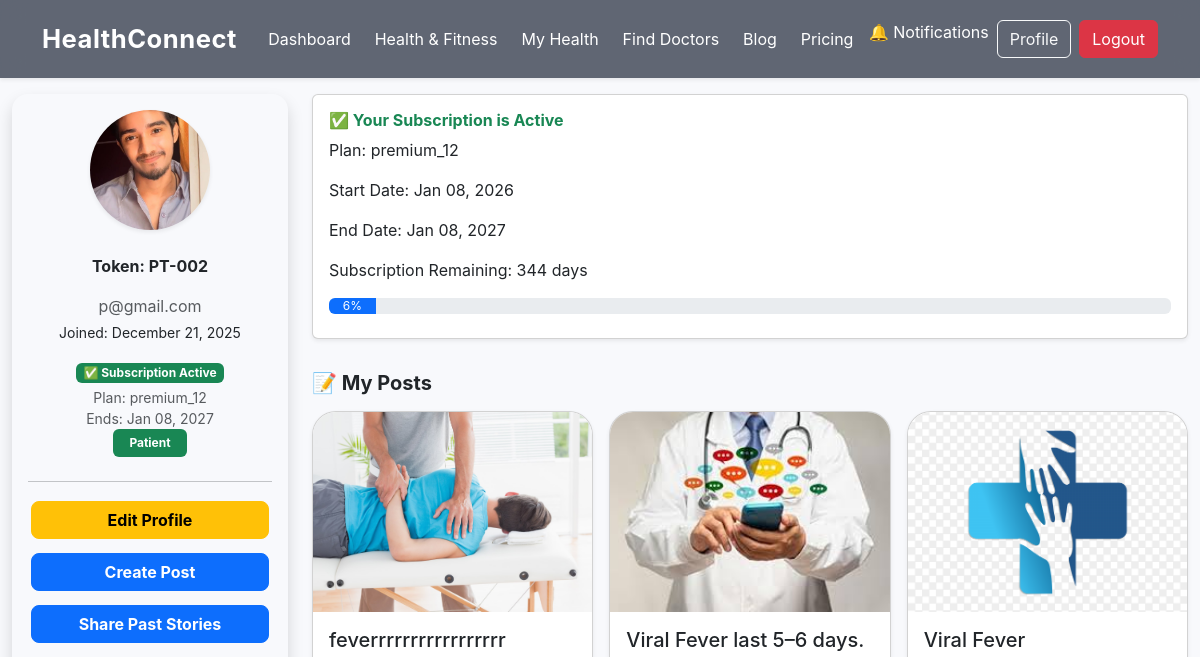
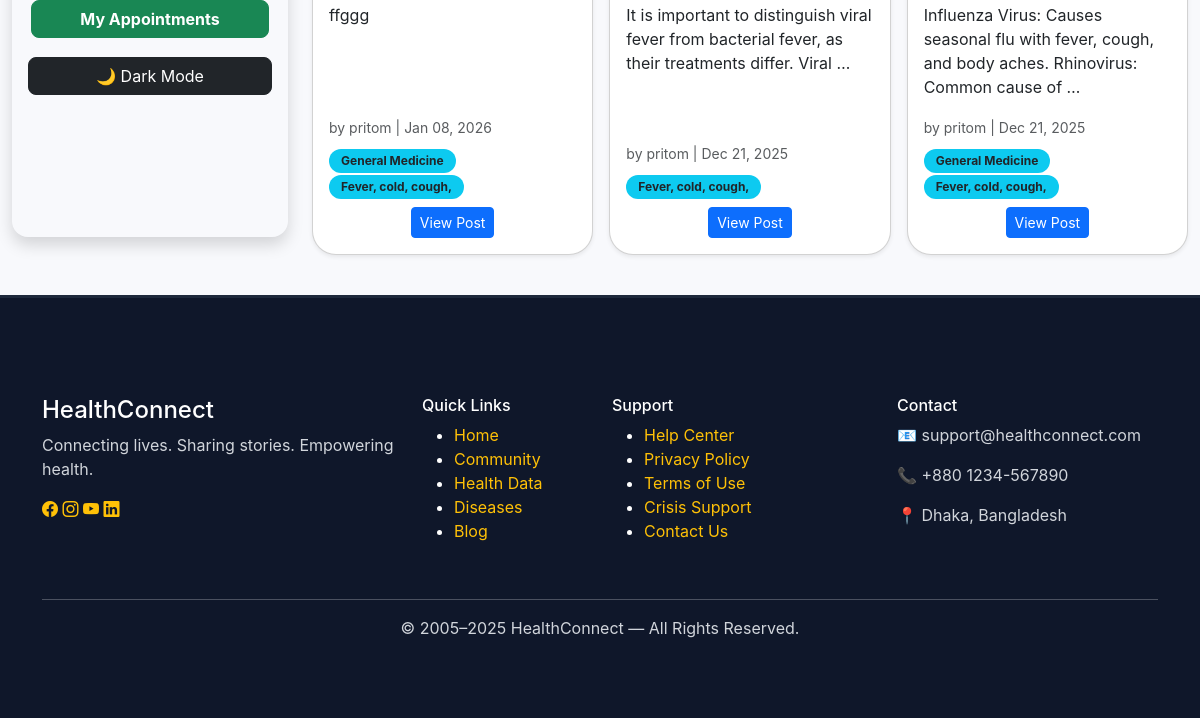
Before: /accounts/profile/ (signed in) with the older database file (2 pictures, top to bottom).
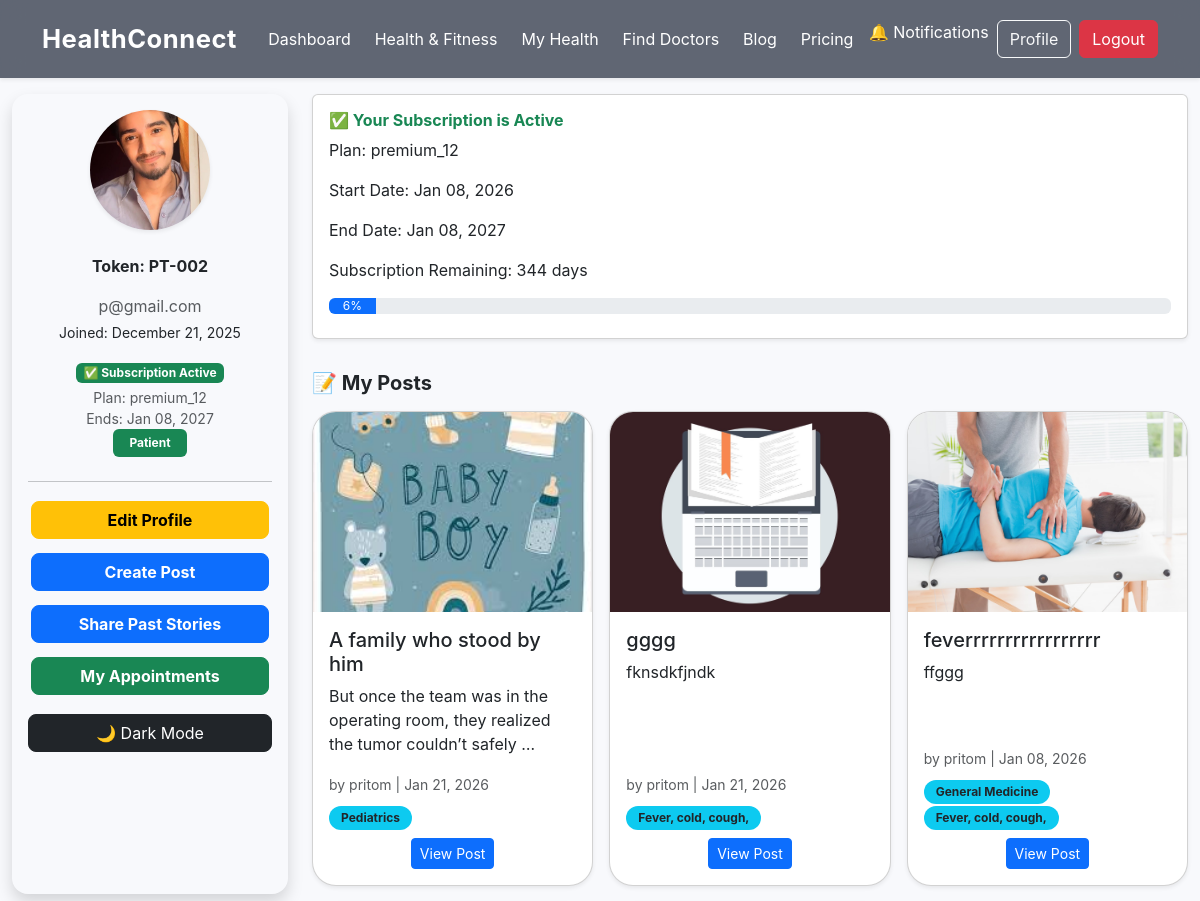
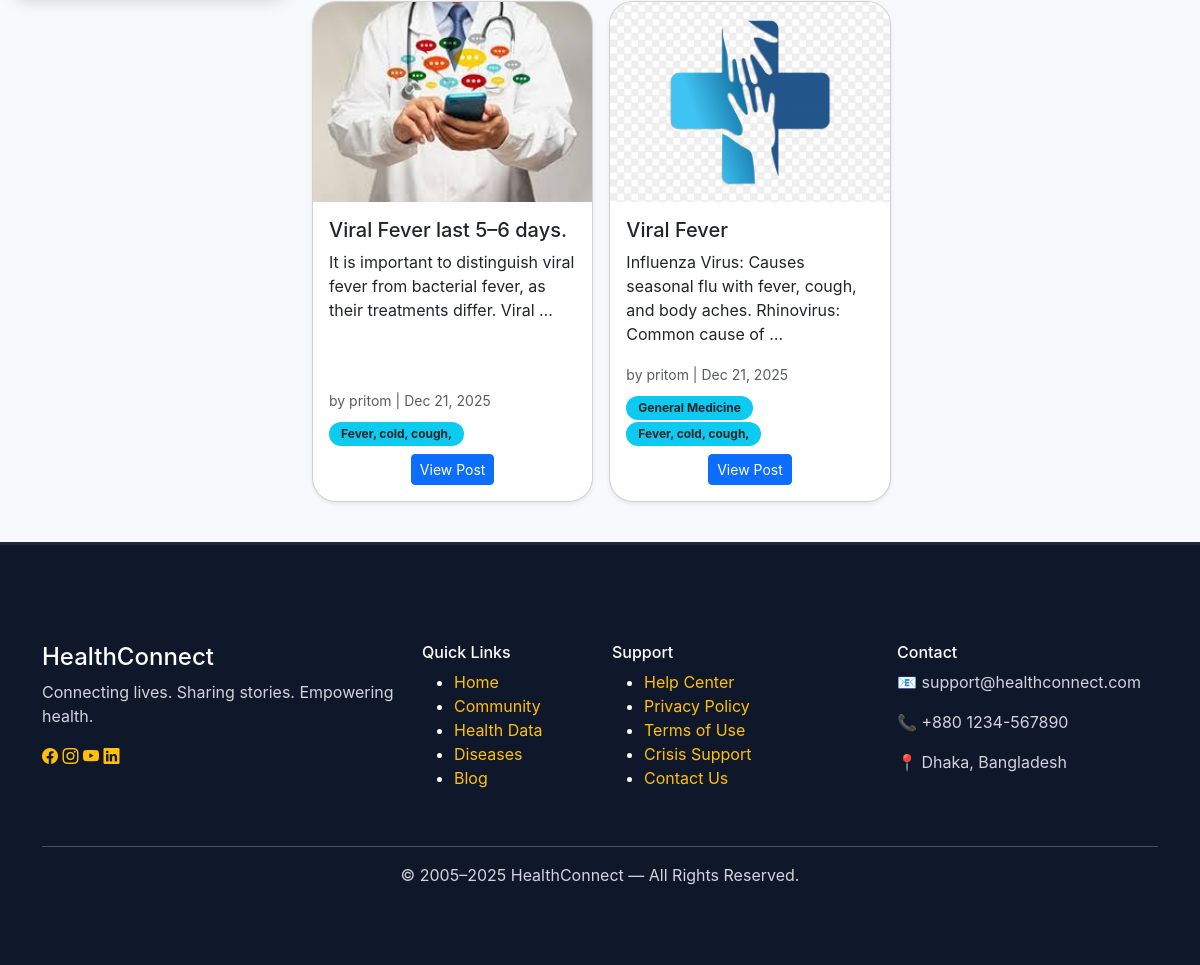
After: the same page with the newer database file (2 pictures, top to bottom).
### blog/models.py (models this page shows, shortened)
class BlogPost(models.Model):
    author = models.ForeignKey(
        settings.AUTH_USER_MODEL,
        on_delete=models.CASCADE,
        related_name="posts"
    )
    title = models.CharField(max_length=200)
    content = RichTextField(blank=True, null=True)
    description = models.TextField(blank=True, null=True)
    photo = models.ImageField(upload_to="blog_photos/", blank=True, null=True)
    category = models.ManyToManyField(Category)
    urgency_level = models.CharField(
        max_length=10,
        choices=URGENCY_CHOICES,
        default='medium'
    )
    created_at = models.DateTimeField(auto_now_add=True)

### accounts/models.py (models this page shows, shortened)
class CustomUser(AbstractUser):
    role = models.CharField(
        max_length=20,
        choices=ROLE_CHOICES,
        default="patient"
    )
    first_name = models.CharField(max_length=30, blank=False, null=False)
    last_name = models.CharField(max_length=30, blank=False, null=False)
    degrees = models.CharField(max_length=255, blank=True, null=True)  # e.g. MBBS, FCPS, MD
    position = models.CharField(max_length=100, blank=True, null=True)  # e.g. Professor & Head
    doctor_license = models.CharField(
        max_length=50,
        blank=True,
        null=True
    )
    specialization = models.ManyToManyField(
        "Specialization",
        blank=True,
        help_text="Only for doctors"
    )
    hospital_name = models.CharField(
        max_length=150,
        blank=True,
        null=True
    )
    email = models.EmailField(unique=True)
    about_me = models.TextField(blank=True, null=True)
    phone_number = models.CharField(max_length=20, blank=True, null=True)
    profile_pic = models.ImageField(
        upload_to="profiles/",
        blank=True,
        null=True,
        default="images/doctor.jpg"
    )
    token_id = models.CharField(
        max_length=12,   # Adjust for future growth
        unique=True,
        blank=True,
        editable=False
    )

### category/models.py (models this page shows, shortened)
class Category(models.Model):
    name = models.CharField(max_length=100, unique=True)
    slug = models.SlugField(unique=True, blank=True)  # blank=True important

### accounts/views.py (the view, shortened to what this page needs)
# urls.py: path("profile/", views.profile_view, name="profile"),
@login_required
def profile_view(request):
    user = request.user
    recent_posts = user.posts.all().order_by('-created_at')[:5]
    recent_comments = Comment.objects.filter(user=user).order_by('-created_at')[:5]
    subscription = UserSubscription.objects.filter(user=user).first()  # fetch even inactive
    remaining_days = None
    progress_percent = None
    now = timezone.now()
    if subscription:
        total_seconds = (subscription.end_date - subscription.start_date).total_seconds()
        remaining_seconds = (subscription.end_date - now).total_seconds()
        remaining_days = max(0, (subscription.end_date - now).days)
        if total_seconds > 0:
            progress_percent = max(0, min(100, 100 - (remaining_seconds / total_seconds) * 100))
        if remaining_days == 0 and subscription.is_active:
            subscription.is_active = False
            subscription.save()
    context = {
        'user': user,
        'recent_posts': recent_posts,
        'recent_comments': recent_comments,
        'subscription': subscription if subscription and subscription.is_active else None,
        'remaining_days': remaining_days,
        'progress_percent': progress_percent,
    }
    return render(request, "accounts/profile.html", context)

### blog/context_processors.py (called while the page is built)
def unread_notifications(request):
    if request.user.is_authenticated:
        return {
            "unread_count": request.user.notifications.filter(is_read=False).count()
        }
    return {"unread_count": 0}

### accounts/templates/accounts/profile.html (shortened to what the changed rows need)
{% extends "base.html" %}
{% load static %}
{% block content %}
<div class="container-fluid py-3">
  <div class="row g-4">
    <div class="col-lg-9 col-md-8">
<div class="row g-3 mb-4">
  {% for post in recent_posts %}
    <div class="col-md-4">
      <div class="card shadow-sm h-100 blog-card" style="transition: transform 0.3s; cursor: pointer;">
        {% if post.pk %}
          <a href="{% url 'blog_detail' post.pk %}">
            {% if post.photo %}
              <img src="{{ post.photo.url }}" class="card-img-top" alt="{{ post.title }}" style="height:200px; object-fit:cover;">
            {% else %}
              <img src="{% static 'default_post.jpg' %}" class="card-img-top" alt="No Image" style="height:200px; object-fit:cover;">
            {% endif %}
          </a>
        {% else %}
          {% if post.photo %}
            <img src="{{ post.photo.url }}" class="card-img-top" alt="{{ post.title }}" style="height:200px; object-fit:cover;">
          {% else %}
            <img src="{% static 'default_post.jpg' %}" class="card-img-top" alt="No Image" style="height:200px; object-fit:cover;">
          {% endif %}
        {% endif %}
        <div class="card-body d-flex flex-column">
          <h5 class="card-title">
            {% if post.pk %}
              <a href="{% url 'blog_detail' post.pk %}" class="text-dark text-decoration-none">
                {{ post.title|truncatechars:30 }}
              </a>
            {% else %}
              {{ post.title|truncatechars:30 }}
            {% endif %}
          </h5>
          <p class="card-text flex-grow-1">{{ post.description|truncatewords:15 }}</p>
          <div class="mt-auto">
            <small class="text-muted">by {{ post.author.username }} | {{ post.created_at|date:"M d, Y" }}</small>
            {% if post.category.exists %}
              <div class="blog-category mt-2">
                {% for cat in post.category.all %}
                  <span class="badge bg-info text-dark me-1">{{ cat.name }}</span>
                {% endfor %}
              </div>
            {% endif %}
            {% if post.pk %}
              <div class="mt-2 text-center">
                <a href="{% url 'blog_detail' post.pk %}" class="btn btn-sm btn-primary">View Post</a>
              </div>
            {% endif %}
          </div>
        </div>
      </div>
    </div>
  {% empty %}
    <p class="text-muted">You have not created any posts yet.</p>
  {% endfor %}
</div>
    </div>
  </div>
</div>
{% endblock %}

Changed rows visible on the page:
added BlogPost: photo (picture), title "A family who stood by him", description "But once the team was in the operating room, they realized the tumor couldn’t safely …", author.username "pritom", created_at "Jan 21, 2026", shows "View Post"
now on this page (row unchanged): Category: name "Pediatrics", shown under "A family who stood by him"
added BlogPost: photo (picture), title "gggg", description "fknsdkfjndk", author.username "pritom", created_at "Jan 21, 2026", shows "View Post", Category (name "Fever, cold, cough,")
